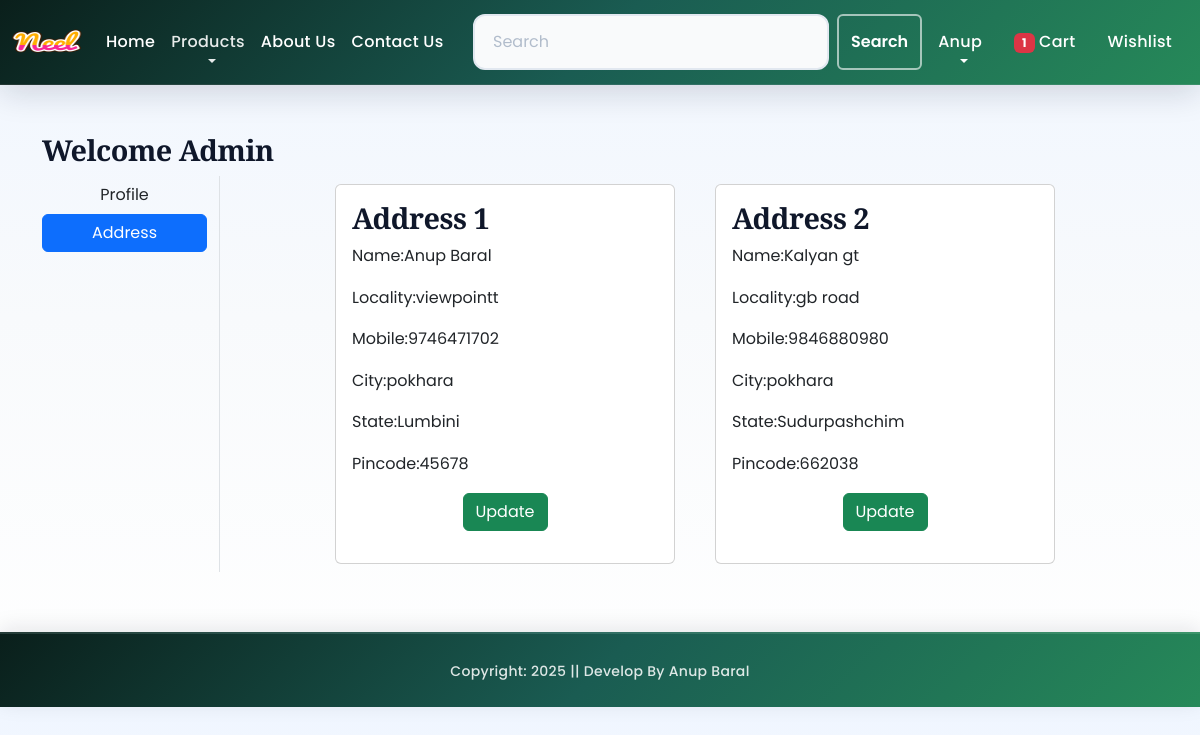
The page /address/ (signed in) on the database its author committed.
### app/models.py (models this page shows, shortened)
class Customer(models.Model):
    user = models.ForeignKey(User,on_delete=models.CASCADE)
    name = models.CharField(max_length=200)
    locality = models.CharField(max_length=200)
    city = models.CharField(max_length=50)
    mobile = models.IntegerField(default=0)
    zipcode = models.IntegerField()
    state = models.CharField(choices=STATE_CHOICES, max_length=100)

### app/views.py (the view)
# urls.py: path('address/', views.address, name='address'),
def address(request):
    add = Customer.objects.filter(user=request.user)
    return render(request, 'app/address.html',locals())

### app/context_processors.py (called while the page is built)
def cart_item_count(request):
    totalitem = 0
    if request.user.is_authenticated:
        totalitem = Cart.objects.filter(user=request.user).count()
    return {'totalitem': totalitem}

### app/templates/app/address.html (shortened to what this page needs)
{% extends "app/base.html" %}
{% load static %}
{% block main-content %}
<div class="container my-5">
    <div class="row">
        <h3>Welcome <span class="text-capitalize">{{ request.user }}</span></h3>
        <div class="col-sm-2 border-end">
            <ul class="list-unstyled">
                <li class="d-grid"><a href="{% url 'profile' %}" class="btn">Profile</a></li>
                <li class="d-grid"><a href="{% url 'address' %}" class="btn btn-primary">Address</a></li>
            </ul>
        </div>
        <div class="col-sm-8 offset-sm-1">
            <div class="row">
                {% for ad in add %}
                <div class="col-sm-6">
                    <div class="card m-2">
                        <div class="card-body">
                            <h3>Address {{ forloop.counter }}</h3>
                            <p>Name:{{ ad.name }}</p>
                            <p>Locality:{{ ad.locality }}</p>
                            <p>Mobile:{{ ad.mobile }}</p>
                            <p>City:{{ ad.city }}</p>
                            <p>State:{{ ad.state }}</p>
                            <p>Pincode:{{ ad.zipcode }}</p>
                            <p class="text-center"><a href="{% url 'updateAddress' pk=ad.id %}" type="button" class="btn btn-success">Update</a></p>
                        </div>
                    </div>
                </div>
                {% endfor %}
            </div>
        </div>
    </div>
</div>
{% endblock main-content%}

### app/static/app/css/style.css (style rules this page uses)
:root { --brand-900: #0a1f1b; --brand-800: #0f3632; --brand-700: #1a5c52; --brand-600: #268959; --brand-500: #2faa6b; --accent-500: #f59f4a; --accent-600: #e3832c; --accent-400: #fdb64e; --ink-900: #0f172a; --ink-800: #1e293b; --ink-700: #334155; --ink-500: #64748b; --ink-400: #94a3b8; --surface-0: #ffffff; --surface-50: #f9fafb; --surface-100: #f3f4f6; --surface-200: #e5e7eb; --border-200: #e2e8f0; --border-400: #cbd5e1; --shadow-xs: 0 1px 2px rgba(15, 23, 42, 0.05); --shadow-soft: 0 10px 30px rgba(15, 23, 42, 0.08); --shadow-mid: 0 20px 40px rgba(15, 23, 42, 0.12); --shadow-strong: 0 25px 50px rgba(15, 23, 42, 0.15); --shadow-xl: 0 30px 60px rgba(15, 23, 42, 0.2); }
* { box-sizing: border-box; }
body.site-body { font-family: "Poppins", "Segoe UI", sans-serif; color: var(--ink-700); background: linear-gradient(180deg, #f0f6ff 0%, #f8fafc 45%, #ffffff 100%); line-height: 1.6; -webkit-font-smoothing: antialiased; -moz-osx-font-smoothing: grayscale; }
h1, h2, h3, h4, h5, h6 { color: var(--ink-900); font-family: "Playfair Display", "Times New Roman", serif; letter-spacing: -0.5px; font-weight: 700; line-height: 1.2; }
h3 { font-size: clamp(1.2rem, 3vw, 1.8rem); }
a { color: inherit; transition: all 0.3s ease; }

### rows shown on the page
Customer: name "Anup Baral", locality "viewpointt", mobile "9746471702", city "pokhara", state "Lumbini", zipcode "45678"
Customer: name "Kalyan gt", locality "gb road", mobile "9846880980", city "pokhara", state "Sudurpashchim", zipcode "662038"

### other values the page prints
{{ totalitem }} "1"
{{ request.user }} "Admin"
